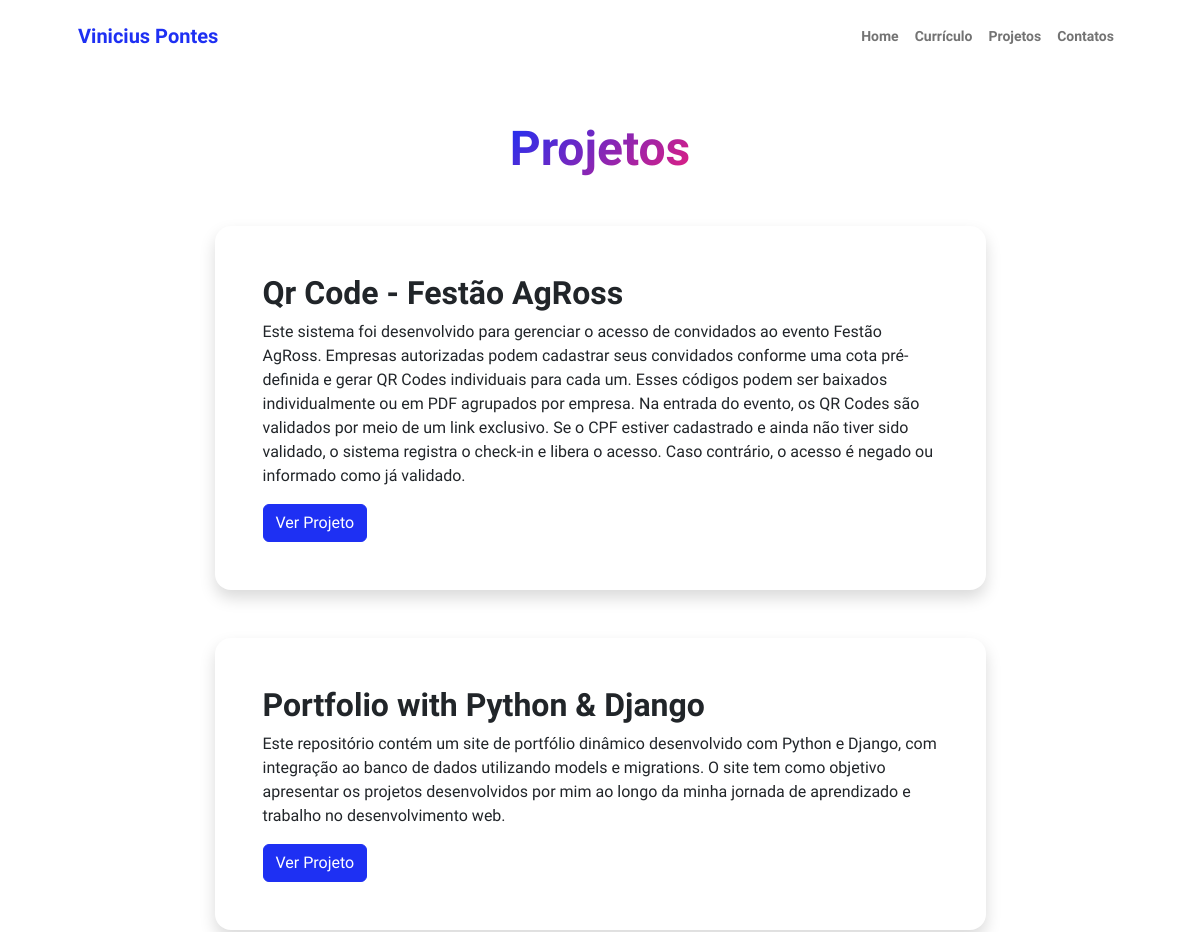
The page /projects/ (upper part) on the database as committed earlier.
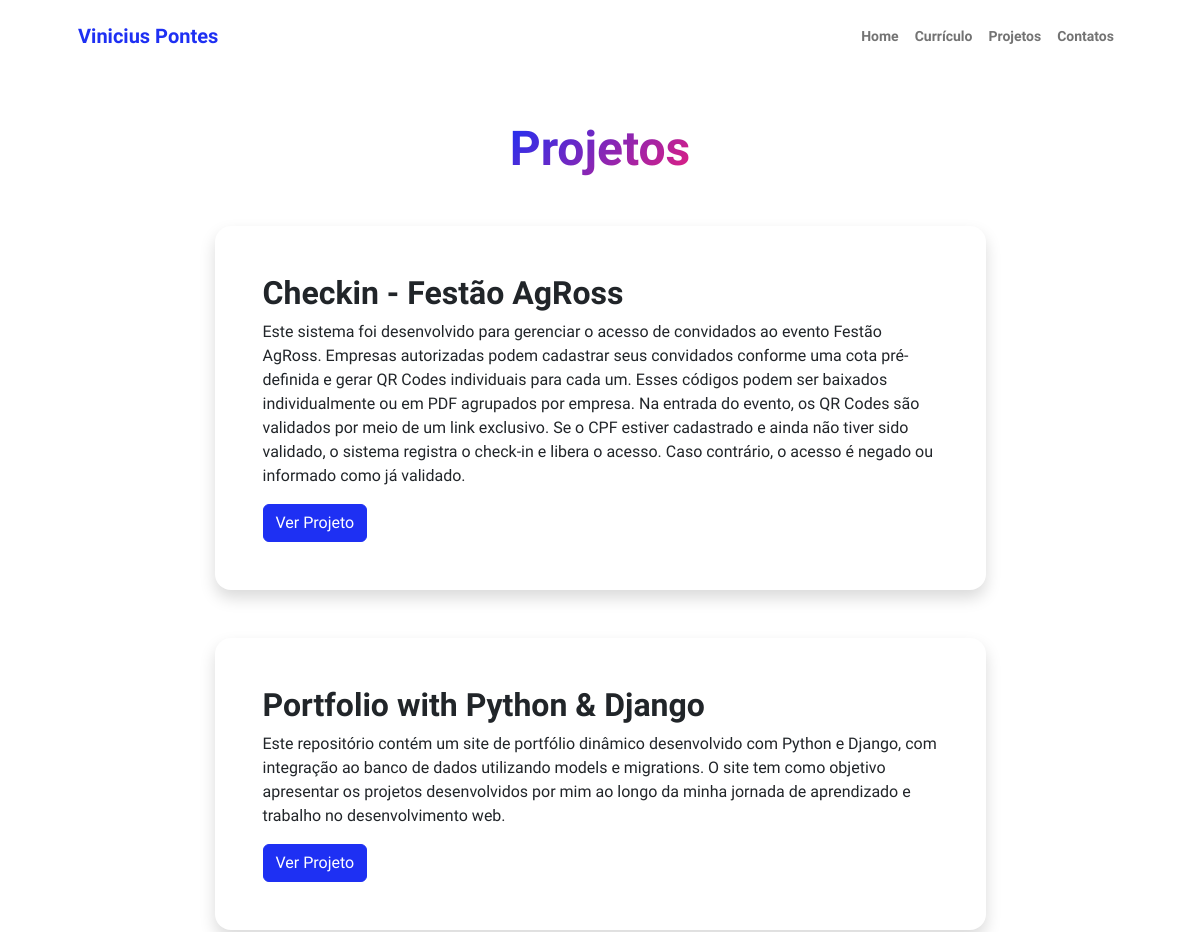
The same page on the database as committed later.
### portifolio/models.py (models this page shows, shortened)
class projetos(models.Model):
    nome_projeto = models.CharField(max_length=100, null=False, blank=False)
    descricao = models.TextField(null=False, blank=False)
    foto = models.ImageField(upload_to="fotos/%Y/%m/%d/", blank=True)
    url_projeto = models.TextField(
        max_length=100, null=False, blank=False, default="https://github.com/pontesvjp")

### portifolio/views.py (the view)
# urls.py: path('projects/', projects, name='projects'),
def projects(request):
    projects_list = projetos.objects.all().order_by('-id')
    return render(request, 'projects.html', {'projetos': projects_list})

### templates/projects.html (shortened to what this page needs)
{% extends 'base.html' %} {% load static %} {% block content %}
<main class="flex-shrink-0">
    <section class="py-5">
        <div class="container px-5 mb-5">
            <div class="text-center mb-5">
                <h1 class="display-5 fw-bolder mb-0"><span class="text-gradient d-inline">Projetos</span></h1>
            </div>
            <div class="row gx-5 justify-content-center">
                <div class="col-lg-11 col-xl-9 col-xxl-8">
                    {% for projeto in projetos %}
                    <div class="card overflow-hidden shadow rounded-4 border-0 mb-5">
                        <div class="card-body p-0">
                            <div class="d-flex align-items-center">
                                <div class="p-5">
                                    <h2 class="fw-bolder">{{ projeto.nome_projeto}}</h2>
                                    <p>{{ projeto.descricao }}</p>
                                    <a href="{{ projeto.url_projeto }}" target="_blank" class="btn btn-primary">Ver
                                        Projeto</a>
                                </div>
                            </div>
                        </div>
                    </div>
                    {% endfor %}
                </div>
            </div>
        </div>
    </section>
</main>
{% endblock %}

Rows that differ between the two databases and show on the page:
changed projetos: nome_projeto "Qr Code - Festão AgRoss" → "Checkin - Festão AgRoss"
